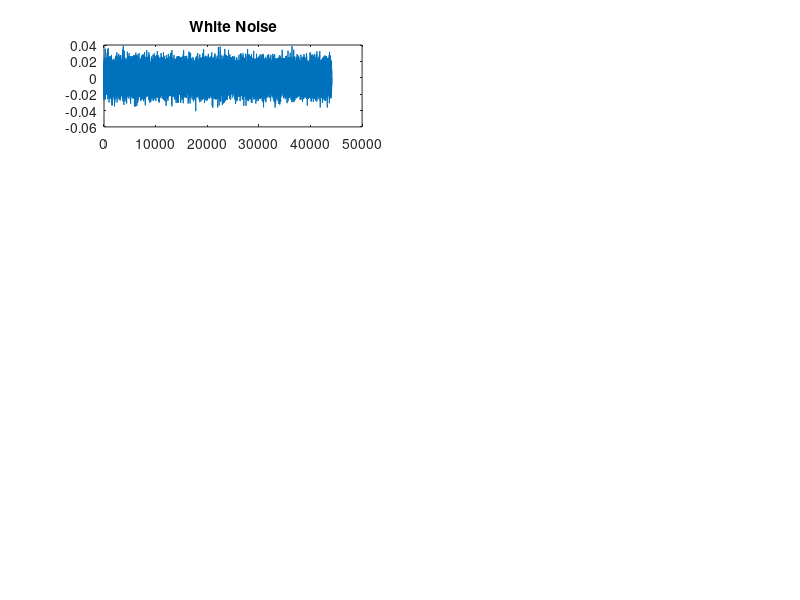

Write the MATLAB code that produced this figure. (Note: this script raises an error after producing the figure.)
% Basic process; generate white noise, filter it, epoch it to make smaller
% impulses, generate a sequence of impulses.

% Generate white noise of 1s duration:
fs = 44100;               % Sampling frequency
duration = 1;             % Duration in seconds
r = randn(1, fs * duration);  % Generate white noise
r = r * 0.01;             % Significantly reduce the amplitude of the white noise
figure;
subplot(4, 2, 1);
plot(r);
title('White Noise');
%soundsc(r, fs)           % Play the white noise as a sanity check

% Define filter properties; generate 1 octave wide bands
% First band is 2-4 kHz, second one is 8-16 kHz
fL1 = 2000; fH1 = 4000;
bpFilt1 = designfilt('bandpassiir', 'FilterOrder', 10, ...
                     'HalfPowerFrequency1', fL1, 'HalfPowerFrequency2', fH1, ...
                     'SampleRate', fs);
y1 = filter(bpFilt1, r);

fL2 = 8000; fH2 = 16000;
bpFilt2 = designfilt('bandpassiir', 'FilterOrder', 10, ...
                     'HalfPowerFrequency1', fL2, 'HalfPowerFrequency2', fH2, ...
                     'SampleRate', fs);
y2 = filter(bpFilt2, r);

% Plot filtered signals for verification
subplot(4, 2, 2);
plot(y1);
title('Filtered Noise (2-4 kHz)');

subplot(4, 2, 3);
plot(y2);
title('Filtered Noise (8-16 kHz)');

% Generate chunks for impulses
impDurL = length(y1); % Entire duration (1 second)
impDurH = length(y2); % Entire duration (1 second)

chunkL = y1; % Use the entire filtered signal for the impulse
chunkH = y2;

% Normalize to RMS and increase amplitude
chunkL = chunkL / rms(chunkL) * 10;
chunkH = chunkH / rms(chunkH) * 10;

subplot(4, 2, 4);
plot(chunkL);
title('Chunk L (2-4 kHz)');

subplot(4, 2, 5);
plot(chunkH);
title('Chunk H (8-16 kHz)');

impL = envelopeEnds(chunkL, 0.007, fs); % Apply envelope with 7 ms ramp
impH = envelopeEnds(chunkH, 0.005, fs); % Apply envelope with 5 ms ramp

subplot(4, 2, 6);
plot(impL);
title('Enveloped Impulse L (2-4 kHz)');

subplot(4, 2, 7);
plot(impH);
title('Enveloped Impulse H (8-16 kHz)');

% Generate impulse trains and superimpose on white noise
seq1 = r + impL; % Superimpose the impulse on the white noise
seq2 = r + impH;

subplot(4, 2, 8);
plot(seq1);
title('Impulse Train L (2-4 kHz)');

figure;
plot(seq2);
title('Impulse Train H (8-16 kHz)');

audiowrite('low_with_noise_v2.wav', seq1, fs);
audiowrite('high_with_noise_v2.wav', seq2, fs);

% Envelope function
function output_signal = envelopeEnds(signal, ramp, fs)
    % This function tries to remove the transients in the signal by enveloping
    % a ramp (in seconds)

    samples = ceil(ramp * fs); % added ceil to make this an integer
    x = -pi : pi / samples : 0;
    y = 0 : pi / samples : pi;
    output_signal = signal;

    % Prepare the envelope functions
    envelope_function = cos(x(1:samples)) / 2 + 0.5;

    % Fade in
    for i = 1 : samples
        output_signal(i) = signal(i) * envelope_function(i);
    end

    % Fade out
    for i = 0 : (samples - 1)
        current_position = length(signal) - i;
        output_signal(current_position) = signal(current_position) * envelope_function(i + 1);
    end
end